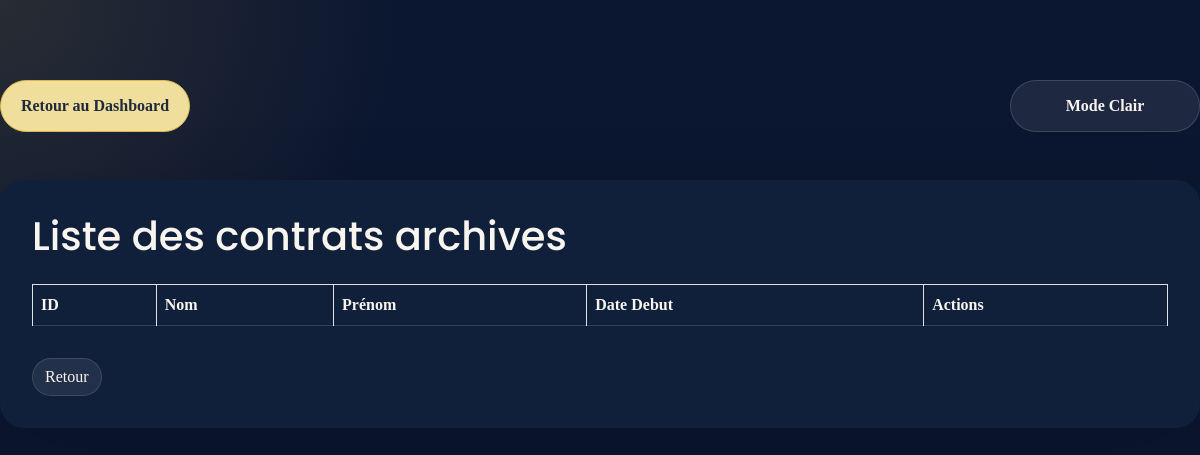
The page /acceuil-arh/contrats/liste_archive/ on the database as committed earlier.
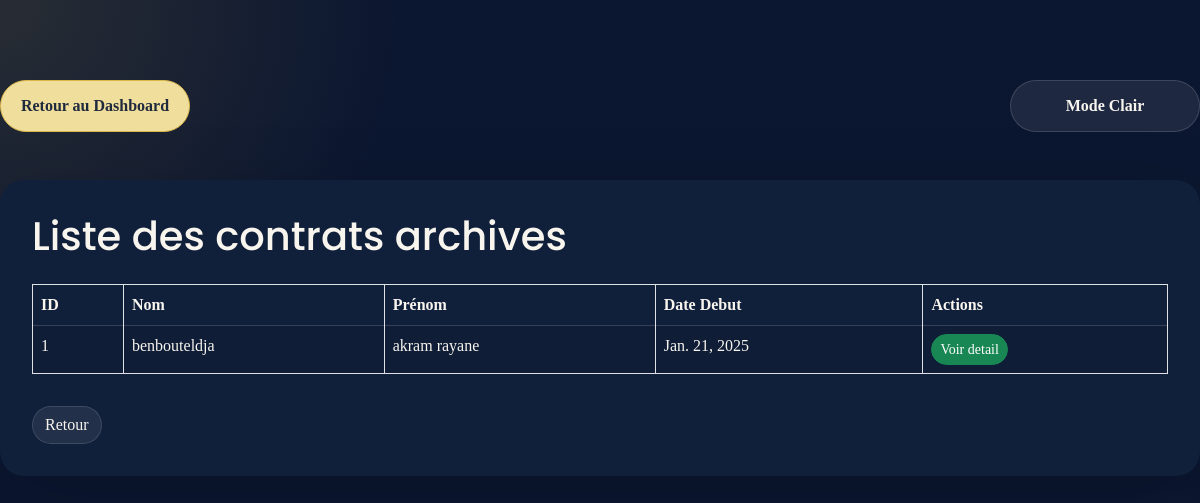
The same page on the database as committed later.
### app1/models.py (models this page shows, shortened)
class ArchiveContrat(models.Model):
     date_deb= models.DateField(default=timezone.now)
     date_fin= models.DateField(default=timezone.now)
     date_archive= models.DateField(default=timezone.now)
     TYPE_CHOICES = [
        ('permanent', 'Permanent'),
        ('temporary', 'Temporary'),
        ('internship', 'Internship'),
    ]
     type_contrat= models.CharField(max_length=15, choices=TYPE_CHOICES)
     salaire_monsuel= models.FloatField(max_length=20)
     salaire_quotidien= models.FloatField(max_length=20)
     Employe= models.ForeignKey(Employe, on_delete=models.CASCADE, related_name="contrat")

class Employe(models.Model):
    nom= models.CharField(max_length=20)
    prenom= models.CharField(max_length=20)
    sexe = models.CharField(max_length=10, choices=[('Homme', 'Homme'), ('Femme', 'Femme')], default=0)
    date_de_naissance= models.DateField(default=timezone.now)
    date_aumbauche= models.DateField(default=timezone.now)
    adresse= models.CharField(max_length=30)
    Historique_professionnel= models.CharField(max_length=500)
    Service_Employe= models.ForeignKey(Service, on_delete=models.CASCADE)
    Competance_Employe=models.ManyToManyField(Competances, related_name="comp", blank=True)
    Employe_Formation= models.ManyToManyField(Formations, related_name="frm", blank=True)
    Employe_Utilisateur= models.OneToOneField(Utilisateur, on_delete=models.CASCADE, related_name="employe")
    photo_profil = models.ImageField(upload_to='profile_photos/', null=True, blank=True)

### app1/views.py (the view)
# urls.py: path('acceuil-arh/contrats/liste_archive/', views.liste_archives_contrats, name='liste_archive_contrat'),
def liste_archives_contrats(request):
    contrats = ArchiveContrat.objects.all()
    return render(request, 'Archives_contrat.html', {'contrats': contrats})

### app1/templates/Archives_contrat.html (shortened to what this page needs)
<!DOCTYPE html>
<html lang="en">
    {% load static %}
<head>
    <link rel="stylesheet" href="{% static 'css/bootstrap.min.css' %}">
    <link rel="stylesheet" href="{% static 'css/styles.css' %}">
    <link href="https://cdn.jsdelivr.net/npm/remixicon@4.5.0/fonts/remixicon.css" rel="stylesheet" />
    <link rel="stylesheet" href="https://unpkg.com/boxicons@latest/css/boxicons.min.css">
</head>
<body>
    <div class="theme-control-bar">
        <a href="{% url 'acceuil_arh' %}" class="btn btn-primary" id="dashboard-return">Retour au Dashboard</a>
        <button id="theme-toggle" class="btn btn-secondary">Mode Clair/Sombre</button>
    </div>
    <div class="container mt-5">
        <h1 class="mb-4">Liste des contrats archives</h1>
        <table class="table table-bordered table-striped">
            <thead class="thead-dark">
                <tr>
                    <th>ID</th>
                    <th>Nom</th>
                    <th>Prénom</th>
                    <th>Date Debut</th>
                    <th>Actions</th>
                </tr>
            </thead>
            <tbody>
                {% for contrat in contrats %}
                <tr>
                    <td>{{ contrat.id }}</td>
                    <td>{{ contrat.Employe.nom }}</td>
                    <td>{{ contrat.Employe.prenom }}</td>
                    <td>{{ contrat.date_deb }}</td>
                    <td>
                        <a href="{% url 'consulter_contrat' contrat.id %}" class="btn btn-success btn-sm">Voir detail</a>
                    </td>
                </tr>
                {% endfor %}
            </tbody>
        </table>
        <a href="{% url 'liste_contrats' %}" class="btn btn-secondary mt-3">Retour</a>
    </div>
</body>
</html>

Rows that differ between the two databases and show on the page:
added ArchiveContrat: id "1", Employe.nom "benbouteldja", Employe.prenom "akram rayane", date_deb "Jan. 21, 2025"
